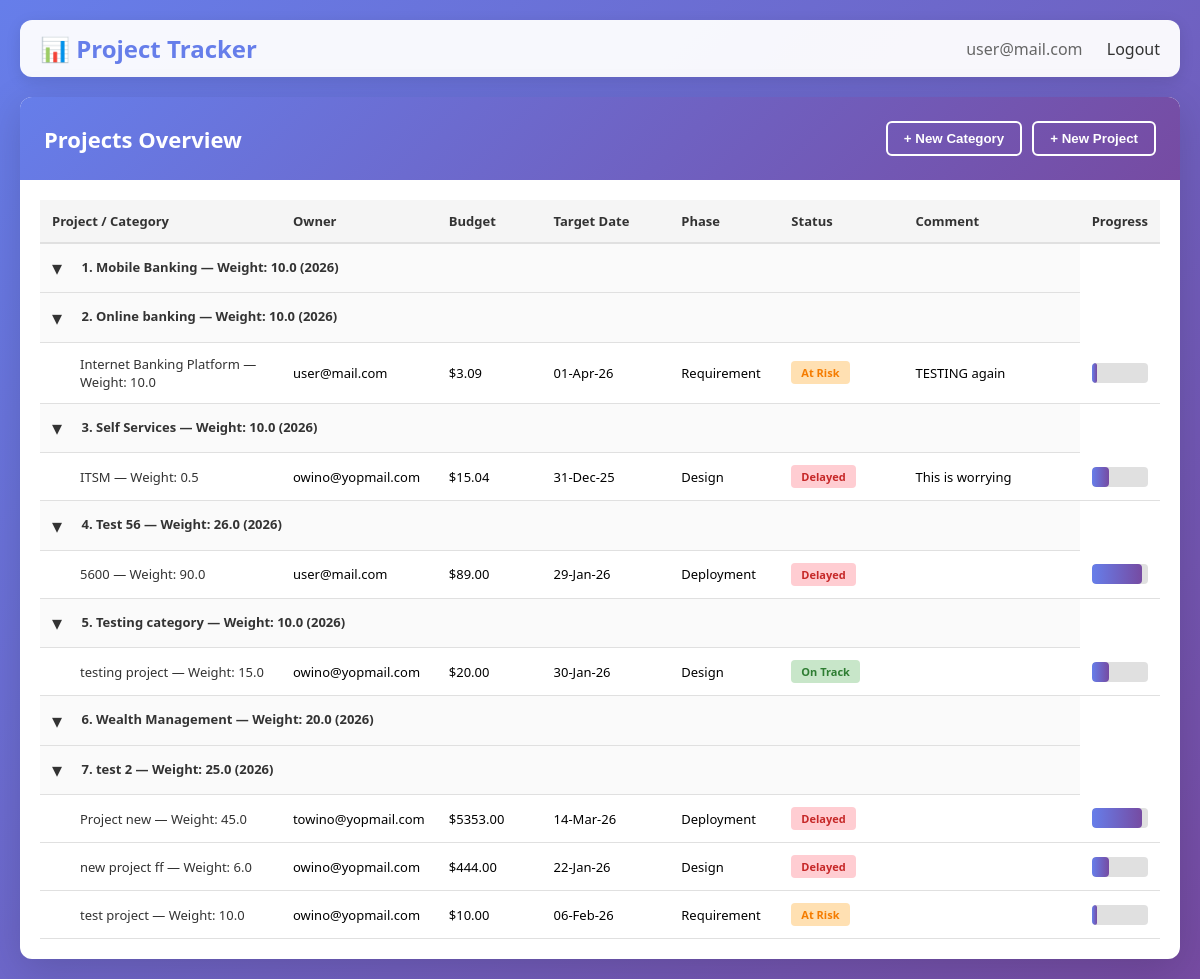
The app's page / (signed in) with its own data.
### users/models.py (models this page shows, shortened)
class User(AbstractUser):
    email = models.EmailField(unique=True)
    groups = models.ManyToManyField(
        'auth.Group',
        related_name='users_custom_set',
        blank=True,
        help_text=('The groups this user belongs to.'),
    )
    user_permissions = models.ManyToManyField(
        'auth.Permission',
        related_name='users_custom_permissions_set',
        blank=True,
        help_text=('Specific permissions for this user.'),
    )
    otp_code = models.CharField(max_length=6, blank=True, null=True)
    otp_expiry = models.DateTimeField(blank=True, null=True)
    is_otp_verified = models.BooleanField(default=False)
    otp_method = models.CharField(
        max_length=10,
        choices=[('email', 'Email'), ('sms', 'SMS')],
        default='email',
    )
    is_active = models.BooleanField(default=True)
    created_at = models.DateTimeField(auto_now_add=True)
    updated_at = models.DateTimeField(auto_now=True)
    uid=models.UUIDField(primary_key=True, default=uuid.uuid4, editable=False)
    USERNAME_FIELD = 'email'
    REQUIRED_FIELDS = []
    class Meta:
        ordering = ['-created_at']
        verbose_name = 'User'
        verbose_name_plural = 'Users'

### main/models.py (models this page shows, shortened)
class Common(models.Model):
    uid=models.UUIDField(primary_key=True, default=uuid.uuid4, editable=False)
    created_at = models.DateTimeField(auto_now_add=True)
    updated_at = models.DateTimeField(auto_now=True)
    class Meta:
        abstract = True

class Category(Common):
    category_name = models.CharField(max_length=100, blank=False, null=False)
    objective_weight = models.DecimalField(max_digits=3, decimal_places=1, blank=False, null=False)
    scorecard_year = models.IntegerField(blank=False, null=False)
    class Meta:
        verbose_name = 'Category'
        verbose_name_plural = 'Categories'

class Project(Common):
    project_name = models.CharField(max_length=100, blank=False, null=False)
    category = models.ForeignKey(Category, on_delete=models.CASCADE)
    measure_initiative_weight=models.DecimalField(max_digits=3, decimal_places=1, blank=False, null=False)
    project_phase=models.CharField(max_length=50, blank=False, null=False, choices=[('Contracting', 'Contracting'), ('Requirement', 'Requirement'), ('Design', 'Design'), ('Development', 'Development'), ('Testing', 'Testing'), ('Deployment', 'Deployment'), ('Live', 'Live')], default='Requirement')
    project_status=models.ForeignKey(Status, on_delete=models.CASCADE)
    stretch_target_date=models.DateField(blank=False, null=False)
    owner=models.ForeignKey(User, on_delete=models.CASCADE)
    budget=models.DecimalField(max_digits=12, decimal_places=2, blank=True, null=True)
    comment = models.TextField(blank=True, null=True)

class Status(Common):
    status_name = models.CharField(max_length=50, choices= [('Planned', 'Planned'), ('On Track', 'On Track'), ('At Risk', 'At Risk'), ('Delayed', 'Delayed')], default='Not Started', blank=False, null=False)

### main/views.py (the view)
# urls.py: path('', views.index, name='index'),
@login_required(login_url="users/login")
def index(request):
    categories = Category.objects.prefetch_related('project_set__project_status', 'project_set__owner').all().order_by('category_name')
    statuses = Status.objects.all()
    owners = User.objects.all().order_by('email')
    phase_field = Project._meta.get_field('project_phase')
    phases = getattr(phase_field, 'choices', [])
    return render(request, 'main/index.html', {
        'categories': categories,
        'statuses': statuses,
        'owners': owners,
        'phases': phases,
    })

### templates/main/index.html (shortened to what this page needs)
<!DOCTYPE html>
<html lang="en">
<head>
</head>
<body>
    <div class="navbar">
        <h1>📊 Project Tracker</h1>
        <div class="navbar-links">
            {% if user.is_authenticated %}
                <span style="color: #666;">{{ user.email }}</span>
                <a href="{% url 'users:logout' %}">Logout</a>
            {% else %}
                <a href="{% url 'users:request_otp' %}">Login</a>
            {% endif %}
        </div>
    </div>
    <div class="container">
        <div class="header">
            <h2>Projects Overview</h2>
            <div class="filters">
                <button id="new-category-btn" class="btn">+ New Category</button>
                <button id="new-project-btn" class="btn">+ New Project</button>
            </div>
        </div>
        <div class="content">
            {% if categories %}
            <table>
                <thead>
                    <tr>
                        <th style="width: 25%">Project / Category</th>
                        <th style="width: 12%">Owner</th>
                        <th style="width: 10%">Budget</th>
                        <th style="width: 13%">Target Date</th>
                        <th style="width: 10%">Phase</th>
                        <th style="width: 12%">Status</th>
                        <th style="width: 18%">Comment</th>
                        <th style="width: 28%">Progress</th>
                    </tr>
                </thead>
                <tbody>
                    {% for category in categories %}
                    <tr class="row-category" data-uid="{{ category.uid }}">
                        <td colspan="7">
                            <button class="toggle-btn" data-cat="{{ category.uid }}" aria-expanded="true" title="Toggle projects">▾</button>
                            {{ forloop.counter }}. {{ category.category_name }} — Weight: {{ category.objective_weight }} ({{ category.scorecard_year }})
                        </td>
                    </tr>
                    {% for project in category.project_set.all %}
                    <tr data-cat="{{ category.uid }}" data-uid="{{ project.uid }}" class="proj-row">
                        <td>
                            <span class="project-name">{{ project.project_name }} — Weight: {{ project.measure_initiative_weight }}</span>
                        </td>
                        <td>{{ project.owner.email }}</td>
                        <td>${{ project.budget|default:"N/A" }}</td>
                        <td>{{ project.stretch_target_date|date:"d-M-y"|default:"N/A" }}</td>
                        <td>{{ project.project_phase }}</td>
                        <td>
                            {% with status=project.project_status.status_name %}
                                <span class="status {% if status == 'On Track' %}status-on-track{% elif status == 'At Risk' %}status-at-risk{% elif status == 'Delayed' %}status-delayed{% elif status == 'Completed' %}status-completed{% else %}status-planned{% endif %}">{{ status }}</span>
                            {% endwith %}
                        </td>
                        <td>
                            {{ project.comment|default:"" }}
                        </td>
                        <td>
                            <div class="progress-bar">
                                {% if project.project_phase == 'Live' %}
                                    <div class="progress-fill" style="width: 100%;"></div>
                                {% elif project.project_phase == 'Deployment' %}
                                    <div class="progress-fill" style="width: 90%;"></div>
                                {% elif project.project_phase == 'Testing' %}
                                    <div class="progress-fill" style="width: 75%;"></div>
                                {% elif project.project_phase == 'Development' %}
                                    <div class="progress-fill" style="width: 50%;"></div>
                                 {% elif project.project_phase == 'Design' %}
                                    <div class="progress-fill" style="width: 30%;"></div>
                                {% elif project.project_phase == 'Requirement' %}
                                    <div class="progress-fill" style="width: 10%;"></div>
                                {% elif project.project_phase == 'Contracting' %}
                                    <div class="progress-fill" style="width: 5%;"></div>
                                {% else %}
                                    <div class="progress-fill" style="width: 0%;"></div>
                                {% endif %}
                            </div>
                        </td>
                    </tr>
                    {% endfor %}
                    {% endfor %}
                </tbody>
            </table>
            {% else %}
            <div class="empty-state">
                <h3>🎯 No Projects Yet</h3>
                <p>Create a category and projects to start tracking progress.</p>
            </div>
            {% endif %}
        </div>
    </div>
</body>
</html>

### templates/main/index.html (style rules this page uses)
* { margin: 0; padding: 0; box-sizing: border-box; }
body { font-family: 'Segoe UI', Tahoma, Geneva, Verdana, sans-serif; background: linear-gradient(135deg, #667eea 0%, #764ba2 100%); min-height: 100vh; padding: 20px; }
.navbar { background: rgba(255, 255, 255, 0.95); padding: 12px 20px; border-radius: 12px; margin-bottom: 20px; box-shadow: 0 4px 15px rgba(0, 0, 0, 0.1); display: flex; justify-content: space-between; align-items: center; }
.navbar h1 { color: #667eea; font-size: 24px; }
.navbar-links a { color: #333; text-decoration: none; margin-left: 20px; font-weight: 500; }
.container { background: white; border-radius: 12px; box-shadow: 0 10px 40px rgba(0, 0, 0, 0.15); overflow: hidden; max-width: 1400px; margin: 0 auto; }
.header { background: linear-gradient(135deg, #667eea 0%, #764ba2 100%); color: white; padding: 24px; display: flex; justify-content: space-between; align-items: center; }
.header h2 { font-size: 22px; }
.filters { display: flex; gap: 10px; }
.btn { padding: 8px 16px; border: 2px solid white; background: transparent; color: white; border-radius: 6px; cursor: pointer; font-weight: 600; transition: all 0.3s; }
.content { padding: 20px; overflow-x: auto; }
.toggle-btn { background: transparent; border: none; font-size: 20px; line-height: 1; padding: 0 8px 0 0; margin-right: 8px; cursor: pointer; color: #333; vertical-align: middle; }
table { width: 100%; border-collapse: collapse; font-size: 13px; }
th { background: #f5f5f5; color: #333; padding: 12px; text-align: left; font-weight: 600; border-bottom: 2px solid #e0e0e0; }
td { padding: 12px; border-bottom: 1px solid #e0e0e0; }
.row-category { font-weight: 600; color: #333; background: #fafafa; }
.row-category td { padding: 14px 12px; font-weight: 600; }
.proj-row { background: #fff; }
.proj-row td:first-child { padding-left: 40px; }
.project-name { color: #333; }
.status { display: inline-block; padding: 4px 10px; border-radius: 4px; font-weight: 600; font-size: 11px; }
.status-on-track { background: #c8e6c9; color: #2e7d32; }
.status-at-risk { background: #ffe0b2; color: #f57c00; }
.status-delayed { background: #ffcdd2; color: #c62828; }
.progress-bar { background: #e0e0e0; border-radius: 4px; height: 20px; overflow: hidden; }
.progress-fill { height: 100%; background: linear-gradient(90deg, #667eea 0%, #764ba2 100%); border-radius: 4px; }

### records on screen
User: email "user@mail.com"
Category: category_name "Mobile Banking", objective_weight "10.0", scorecard_year "2026"
Category: category_name "Online banking", objective_weight "10.0", scorecard_year "2026"
Project: project_name "Internet Banking Platform", measure_initiative_weight "10.0", owner.email "user@mail.com", budget "3.09", stretch_target_date "01-Apr-26", project_phase "Requirement", project_status.status_name "At Risk", comment "TESTING again"
Category: category_name "Self Services", objective_weight "10.0", scorecard_year "2026"
Project: project_name "ITSM", measure_initiative_weight "0.5", owner.email "owino@yopmail.com", budget "15.04", stretch_target_date "31-Dec-25", project_phase "Design", project_status.status_name "Delayed", comment "This is worrying"
Category: category_name "Test 56", objective_weight "26.0", scorecard_year "2026"
Project: project_name "5600", measure_initiative_weight "90.0", owner.email "user@mail.com", budget "89.00", stretch_target_date "29-Jan-26", project_phase "Deployment", project_status.status_name "Delayed"
Category: category_name "Testing category", objective_weight "10.0", scorecard_year "2026"
Project: project_name "testing project", measure_initiative_weight "15.0", owner.email "owino@yopmail.com", budget "20.00", stretch_target_date "30-Jan-26", project_phase "Design", project_status.status_name "On Track"
Category: category_name "Wealth Management", objective_weight "20.0", scorecard_year "2026"
Category: category_name "test 2", objective_weight "25.0", scorecard_year "2026"
Project: project_name "Project new", measure_initiative_weight "45.0", owner.email "towino@yopmail.com", budget "5353.00", stretch_target_date "14-Mar-26", project_phase "Deployment", project_status.status_name "Delayed"
Project: project_name "new project ff", measure_initiative_weight "6.0", owner.email "owino@yopmail.com", budget "444.00", stretch_target_date "22-Jan-26", project_phase "Design", project_status.status_name "Delayed"
Project: project_name "test project", measure_initiative_weight "10.0", owner.email "owino@yopmail.com", budget "10.00", stretch_target_date "06-Feb-26", project_phase "Requirement", project_status.status_name "At Risk"
